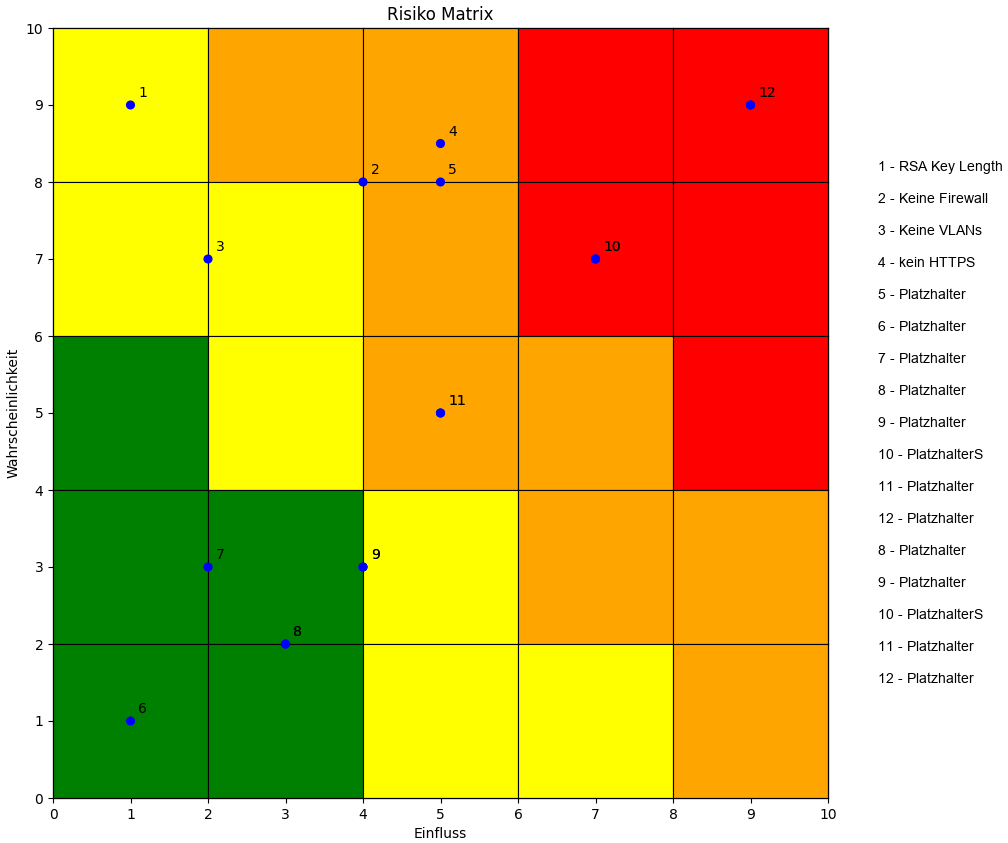

Recreate this plot in Python.
#!/usr/bin/env python
# coding: utf-8

# # Risk Assessment Matrix

# In[81]:


import matplotlib.pyplot as plt
import numpy as np
import pandas as pd


# In[82]:


df = pd.read_csv("risks.csv")
df.head()


# In[83]:


print("Legende")
print(df[["id", "name"]].to_string(index=False))
row_ids = df["id"].to_numpy()
names = df["name"].to_numpy()
legend_text = []
for i in range(len(row_ids)):
    legend_text.append(str(row_ids[i]) + " - " + str(names[i]))


# In[84]:


#https://stackoverflow.com/questions/62154079/risk-matrix-with-pythyon

fig = plt.figure()
fig.set_size_inches(10, 10)
plt.subplots_adjust(wspace=0, hspace=0)
plt.xticks([])
plt.yticks([])
plt.xlim(0, 10)
plt.ylim(0, 10)
plt.xlabel('   ')
plt.ylabel('   ')
plt.title('   ')

#This example is for a 5 * 5 matrix
nrows=5
ncols=5
axes = [fig.add_subplot(nrows, ncols, r * ncols + c + 1) for r in range(0, nrows) for c in range(0, ncols) ]

# remove the x and y ticks
for ax in axes:
    ax.set_xticks([])
    ax.set_yticks([])
    ax.set_xlim(0,10)
    ax.set_ylim(0,10)

#Add background colors
#This has been done manually for more fine-grained control
#Run the loop below to identify the indice of the axes

#Identify the index of the axes
#for i in range(len(axes)):
#    axes[i].text(0,0, i)

green = [10, 15, 16, 20 , 21] #Green boxes
yellow = [0, 5, 6, 11, 17, 22, 23] #yellow boxes
orange = [1 , 2, 7, 12, 13, 18, 19, 24] # orange boxes
red = [3, 4, 8, 9, 14] #red boxes

for _ in green:
    
    axes[_].set_facecolor('green')

for _ in yellow:
    axes[_].set_facecolor('yellow')

for _ in orange:
    axes[_].set_facecolor('orange')

for _ in red:
    axes[_].set_facecolor('red')

show_box_labels = False
if show_box_labels:
    #Add labels to the Green boxes
    axes[10].text(0.1,0.8, '4')
    axes[15].text(0.1,0.8, '2')
    axes[20].text(0.1,0.8, '1')
    axes[16].text(0.1,0.8, '5')
    axes[21].text(0.1,0.8, '3')

    #Add labels to the Yellow boxes
    axes[0].text(0.1,0.8, '11')
    axes[5].text(0.1,0.8, '7')
    axes[6].text(0.1,0.8, '12')
    axes[11].text(0.1,0.8, '8')
    axes[17].text(0.1,0.8, '9')
    axes[22].text(0.1,0.8, '6')
    axes[23].text(0.1,0.8, '10')

    #Add lables to the Orange boxes
    axes[1].text(0.1,0.8, '16')
    axes[2].text(0.1,0.8, '20')
    axes[7].text(0.1,0.8, '17')
    axes[12].text(0.1,0.8, '13')
    axes[13].text(0.1,0.8, '18')
    axes[18].text(0.1,0.8, '14')
    axes[19].text(0.1,0.8, '19')
    axes[24].text(0.1,0.8, '15')

    #Add lables to the Red Boxes
    axes[3].text(0.1,0.8, '23')
    axes[8].text(0.1,0.8, '21')
    axes[4].text(0.1,0.8, '25')
    axes[9].text(0.1,0.8, '24')
    axes[14].text(0.1,0.8, '22')

#Plot some random data
#for _ in range(len(axes)):
#    axes[_].text(5.2,5.2, _)
#    axes[_].add_patch(plt.Circle((5, 5), 0.1, color='b'))
#       axes[_].plot(np.random.uniform(2, 4, 5), np.random.uniform(2,4,5), '.')
#plt.legend(legend_text,loc='center left', bbox_to_anchor=(1, 0.5))
plt.show()
fig.savefig('background.png')


# In[85]:


fig = plt.figure()
fig.set_size_inches(10, 10)
plt.subplots_adjust(wspace=0, hspace=0)
plt.xticks(np.arange(0,11))
plt.yticks(np.arange(0,11))
plt.xlim(0, 10)
plt.ylim(0, 10)
plt.xlabel('Einfluss')
plt.ylabel('Wahrscheinlichkeit')
plt.title('Risiko Matrix')

x_pos = df["x"].to_numpy()
y_pos = df["y"].to_numpy()
for i in range(len(x_pos)):
    print(i)
    print(x_pos[i],y_pos[i])
    plt.text(x_pos[i]+0.1,y_pos[i]+0.1,row_ids[i])
    circle1 = plt.Circle((x_pos[i],y_pos[i]), 0.05, color='b')
    plt.gca().add_patch(circle1)
    legend_text.append(str(row_ids[i]) + " - " + str(names[i]))
#plt.show()
#fig.savefig("data1.png")
#plt.legend(legend_text,loc='center left', bbox_to_anchor=(1, 0.5),borderaxespad=2)
fig.savefig('data.png', transparent=True)







# In[86]:


import cv2
background = cv2.imread("background.png", cv2.IMREAD_UNCHANGED)
foreground = cv2.imread("data.png", cv2.IMREAD_UNCHANGED)

print(background.shape)
print(foreground.shape)

# normalize alpha channels from 0-255 to 0-1
alpha_background = background[:,:,3] / 255.0
alpha_foreground = foreground[:,:,3] / 255.0
# set adjusted colors
for color in range(0, 3):
    background[:,:,color] = alpha_foreground * foreground[:,:,color] + \
        alpha_background * background[:,:,color] * (1 - alpha_foreground)

# set adjusted alpha and denormalize back to 0-255
background[:,:,3] = (1 - (1 - alpha_foreground) * (1 - alpha_background)) * 255

# display the image
cv2.imwrite("riskmatrix.png",background)
cv2.imshow("Composited image", background)
cv2.waitKey(0)
cv2.destroyAllWindows()


# In[87]:


#increase image horizontally and add legend
from PIL import Image
from PIL import ImageFont
from PIL import ImageDraw 

height = background.shape[1]
added_pixels = 70 + len(max(legend_text)) * 10
print(added_pixels)
print(height, height//2)


width = background.shape[1]+added_pixels
blank_image = np.zeros((height,width,4), np.uint8)
blank_image.fill(255)
blank_image[0:background.shape[1],0:background.shape[0],:]=background[:,:,:]
cv2.imwrite("riskmatrix_pre.png",blank_image)

cv2.imshow("image", cv2.imread("riskmatrix_pre.png", cv2.IMREAD_UNCHANGED))
cv2.waitKey(0)
cv2.destroyAllWindows()
x_off = 950
y_off = 250

img = Image.open("riskmatrix_pre.png")
draw = ImageDraw.Draw(img)
font = ImageFont.truetype('C:\Windows\Fonts\Arial.ttf', 14)
for i in range(len(row_ids)):
    print(legend_text[i])
    print(len(legend_text[i]))
    #cv2.putText(blank_image,legend_text[i],(x_off,y_off + i*40),cv2.FONT_ITALIC,0.7,(0, 0, 0),1,cv2.LINE_AA)
    draw.text((x_off,y_off + i*32),legend_text[i],(0,0,0),font=font) # this will draw text with Blackcolor and 16 size

img.save('riskmatrix.png')


cv2.imshow("image", cv2.imread("riskmatrix.png", cv2.IMREAD_UNCHANGED))
cv2.waitKey(0)
cv2.destroyAllWindows()

#for i in range(len(row_ids)):
#    print(legend_text[i])
#    print(len(legend_text[i]))
#    cv2.putText(blank_image,legend_text[i],(x_off,y_off + i*40),cv2.FONT_ITALIC,0.7,(0, 0, 0),1,cv2.LINE_AA)

#cv2.imshow("image", blank_image)
#cv2.waitKey(0)
#cv2.destroyAllWindows()


# In[ ]:




